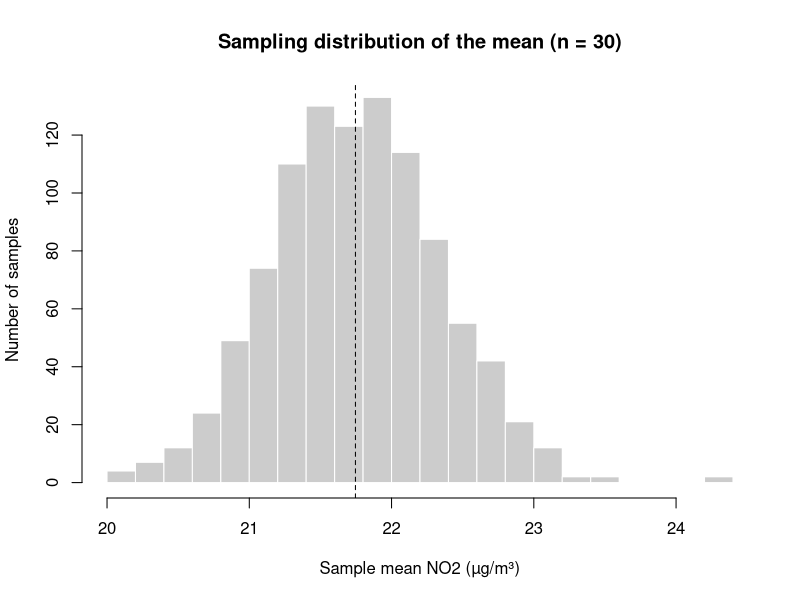
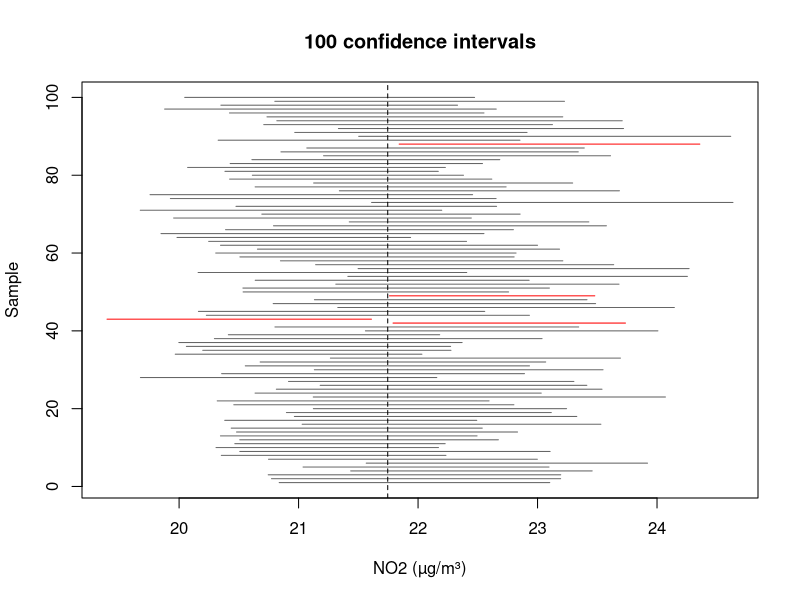

Generate these figures, in order, with R:
## ---- chunk 1
#| label: 06-load
#| filename: 'R code'
#| message: false
# load the tidyverse and the data
library(tidyverse)
lsoa <- read_csv('data/london-lsoa-air-quality.csv')

# the population mean: normally unknown!
true_mean <- mean(lsoa$no2)
true_mean
## ---- chunk 2
#| label: 06-sample
#| filename: 'R code'
# fix the random numbers (try your own number too)
set.seed(38)

# a random sample of 30 LSOAs
my_sample <- lsoa |>
  slice_sample(n = 30)

# the sample mean: our estimate of the true mean
mean(my_sample$no2)
## ---- chunk 3
#| label: 06-replicate
#| filename: 'R code'
# 1,000 samples of 30 LSOAs, keeping the mean of each
set.seed(38)
sample_means <- replicate(1000, mean(sample(lsoa$no2, 30)))

# the first few sample means
head(sample_means)
## ---- chunk 4
#| label: fig-06-sampling-dist
#| fig-cap: Means of 1,000 random samples of 30 LSOAs. The dashed line is the true mean.
#| filename: 'R code'
hist(sample_means, breaks = 30,
     main = 'Sampling distribution of the mean (n = 30)',
     xlab = 'Sample mean NO2 (µg/m³)', ylab = 'Number of samples',
     col = 'grey80', border = 'white')
abline(v = true_mean, lty = 2)
## ---- chunk 5
#| label: 06-se-sim
#| filename: 'R code'
# standard error: the sd of the sample means
sd(sample_means)
## ---- chunk 6
#| label: 06-se-formula
#| filename: 'R code'
# standard error estimated from one sample
sd(my_sample$no2) / sqrt(30)
## ---- chunk 7
#| label: 06-sample-size
#| filename: 'R code'
# simulated standard error for different sample sizes
set.seed(38)
sizes <- tibble(n = c(10, 30, 100, 300)) |>
  rowwise() |>
  mutate(se = sd(replicate(1000, mean(sample(lsoa$no2, n))))) |>
  ungroup()
sizes
## ---- chunk 8
#| label: 06-ci
#| filename: 'R code'
# 95% confidence interval from our one sample
m <- mean(my_sample$no2)
se <- sd(my_sample$no2) / sqrt(30)
c(lower = m - 1.96 * se, upper = m + 1.96 * se)
## ---- chunk 9
#| label: 06-ci-ttest
#| filename: 'R code'
# the same, from t.test()
t.test(my_sample$no2)$conf.int
## ---- chunk 10
#| label: 06-ci-sim
#| filename: 'R code'
# 100 samples, a 95% CI for each
set.seed(38)
ci_sim <- tibble(sample_id = 1:100) |>
  rowwise() |>
  mutate(values = list(sample(lsoa$no2, 30)),
         mean = mean(values),
         se = sd(values) / sqrt(30),
         lower = mean - 1.96 * se,
         upper = mean + 1.96 * se) |>
  ungroup() |>
  mutate(hit = lower <= true_mean & upper >= true_mean)

# how many intervals contain the true mean?
sum(ci_sim$hit)
## ---- chunk 11
#| label: fig-06-ci-sim
#| fig-cap: 95% confidence intervals from 100 samples of 30 LSOAs. Red intervals miss the true mean (dashed line).
#| fig-height: 7
#| filename: 'R code'
# plot the intervals: grey = contains the true mean, red = misses
plot(NULL, xlim = range(ci_sim$lower, ci_sim$upper), ylim = c(1, 100),
     main = '100 confidence intervals',
     xlab = 'NO2 (µg/m³)', ylab = 'Sample')
segments(ci_sim$lower, ci_sim$sample_id, ci_sim$upper, ci_sim$sample_id,
         col = ifelse(ci_sim$hit, 'grey40', 'red'))
abline(v = true_mean, lty = 2)
## ---- chunk 12
#| label: 06-bias
#| filename: 'R code'
# a sample of 30 LSOAs from Inner London only
set.seed(38)
inner_sample <- lsoa |>
  filter(inner_outer == 'Inner') |>
  slice_sample(n = 30)

# 95% CI from this sample, and the true London mean
t.test(inner_sample$no2)$conf.int
true_mean
